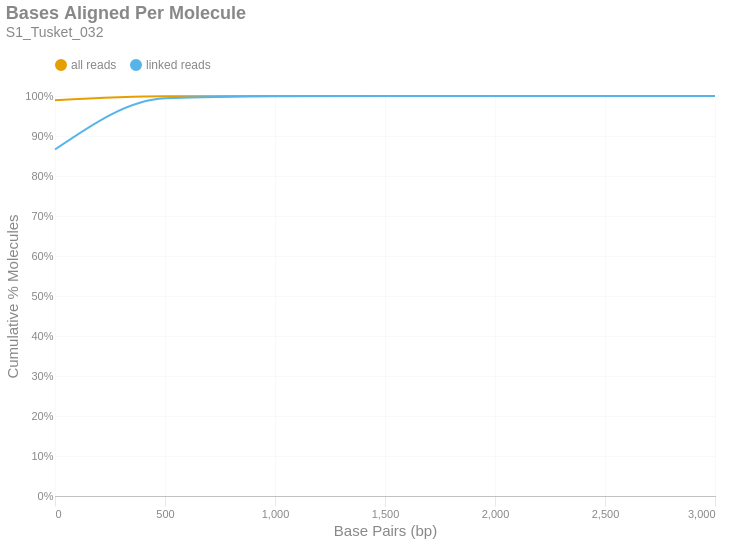

Notebook code for this chart:
### Markdown cell above
### Bases Aligned Per Molecule
This is a cumulative frequency distribution showing the number of base pairs aligned per unique molecule. These data are shown in 500 bp bins. There are two distributions: one with `all reads` (yellow) and another with only `linked reads` (blue). The percent of molecules in the `linked reads` distribution is relative to the total number of linked molecules.

### Code cell
if SKIPLR:
    print_html(f"Skipped")
else:
    binned_df = consolidated_hist(valids['aligned_bp'], mask, 500, True)
    with SafeRender(binned_df):
        (
            density_plot(binned_df, 'Bases Aligned Per Molecule', samplename, 'basesper')
            .encode(
                x=alt.X('bin:Q', title="Base Pairs (bp)").axis(tickMinStep=500).scale(padding=0),
                y=alt.Y('value:Q', title='Cumulative % Molecules')
                    .axis(format='%')
                    .scale(domain = [0,1])
                    .stack(False),
                color=alt.Color("key:N").scale(domain = ["all reads", "linked reads"]),
                tooltip = [
                    alt.Tooltip("key:N", title = "Data Type"),
                    alt.Tooltip("range_label:N", title="Bases Aligned Per Molecule"),
                    alt.Tooltip("value:Q", format = ".2%", title="% Molecules (Cum.)")
                ]
            )
        ).display()

### Figure 1 — Vega-Lite specification as saved in the notebook (floating-point values rounded to 4 significant figures)
{"width": "container", "height": 400, "config": {"title": {"anchor": "start", "dy": -15, "fontSize": 18, "color": "#888888", "subtitleColor": "#888888", "subtitleFontSize": 14}, "arc": {"fill": "#0072B2"}, "axis": {"domainColor": "#888888", "domainWidth": 0.5, "gridWidth": 0.2, "grid": false, "titleFontWeight": 400, "titleFontSize": 15, "labelFontSize": 11, "labelColor": "#888888", "tickColor": "#888888", "tickWidth": 0.2, "titleColor": "#888888"}, "axisBand": {"grid": false}, "axisX": {"grid": true, "tickSize": 10, "domainCap": "round"}, "axisY": {"domain": false, "grid": true, "tickSize": 0, "domainCap": "round"}, "background": "transparent", "header": {"labelFontSize": 15, "labelColor": "#888888", "titleFontSize": 15, "titleFontWeight": 600, "titleColor": "#888888"}, "legend": {"labelFont": "sans-serif", "labelFontSize": 12, "labelColor": "#888888", "symbolSize": 100, "symbolType": "circle", "titleFontSize": 12, "titlePadding": 10, "titleColor": "#888888", "title": null, "orient": "top"}, "range": {"category": ["#E69F00", "#56B4E9", "#009E73", "#F0E442", "#0072B2", "#D55E00", "#CC79A7", "#000000"], "diverging": ["#cfe8f3", "#a2d4ec", "#73bfe2", "#46abdb", "#1696d2", "#12719e"]}, "area": {"fill": "#0072B2", "fillOpacity": 0.7, "line": true, "strokeOpacity": 0.7}, "line": {"color": "#0072B2", "stroke": "#0072B2", "strokeWidth": 2}, "trail": {"color": "#0072B2", "stroke": "#0072B2", "strokeWidth": 0, "size": 1}, "point": {"filled": true, "fillOpacity": 1.0, "size": 95}, "text": {"color": "#888888", "fontSize": 11, "align": "right", "fontWeight": 400, "size": 11}, "bar": {"fill": "#0072B2", "stroke": null}, "view": {"stroke": null, "continuousWidth": 660, "continuousHeight": 400}}, "data": {"name": "data-c1b8575a5137e8eed1afc86419653c74"}, "mark": {"type": "line", "interpolate": "monotone", "point": {"opacity": 0, "size": 275}}, "encoding": {"color": {"field": "key", "scale": {"domain": ["all reads", "linked reads"]}, "type": "nominal"}, "tooltip": [{"field": "key", "title": "Data Type", "type": "nominal"}, {"field": "range_label", "title": "Bases Aligned Per Molecule", "type": "nominal"}, {"field": "value", "format": ".2%", "title": "% Molecules (Cum.)", "type": "quantitative"}], "x": {"axis": {"tickMinStep": 500}, "field": "bin", "scale": {"padding": 0}, "title": "Base Pairs (bp)", "type": "quantitative"}, "y": {"axis": {"format": "%"}, "field": "value", "scale": {"domain": [0, 1]}, "stack": false, "title": "Cumulative % Molecules", "type": "quantitative"}}, "params": [{"name": "param_c36ac31b6afebe62", "select": {"type": "point", "fields": ["key"]}, "bind": "legend"}], "title": {"text": "Bases Aligned Per Molecule", "subtitle": "S1_Tusket_032"}, "transform": [{"fold": ["all reads (cumsum)", "linked reads (cumsum)"]}, {"calculate": "replace(datum.key, ' (cumsum)', '')", "as": "key"}, {"filter": {"param": "param_c36ac31b6afebe62"}}], "usermeta": {"embedOptions": {"downloadFileName": "S1_Tusket_032.basesper"}}, "$schema": "https://vega.github.io/schema/vega-lite/v6.1.0.json", "datasets": {"data-c1b8575a5137e8eed1afc86419653c74": [{"bin": "0.0", "interval": "0.0-500.0", "all reads": 0.9896, "linked reads": 0.8661, "all reads (cumsum)": 0.9896, "linked reads (cumsum)": 0.8661, "range_label": "0-499"}, {"bin": "500.0", "interval": "500.0-1000.0", "all reads": 0.009985, "linked reads": 0.1281, "all reads (cumsum)": 0.9996, "linked reads (cumsum)": 0.9942, "range_label": "500-999"}, {"bin": "1000.0", "interval": "1000.0-1500.0", "all reads": 0.0004057, "linked reads": 0.005293, "all reads (cumsum)": 1.0, "linked reads (cumsum)": 0.9995, "range_label": "1000-1499"}, {"bin": "1500.0", "interval": "1500.0-2000.0", "all reads": 3.512e-05, "linked reads": 0.0004678, "all reads (cumsum)": 1.0, "linked reads (cumsum)": 0.9999, "range_label": "1500-1999"}, {"bin": "2000.0", "interval": "2000.0-2500.0", "all reads": 2.941e-06, "linked reads": 3.918e-05, "all reads (cumsum)": 1.0, "linked reads (cumsum)": 1.0, "range_label": "2000-2499"}, {"bin": "2500.0", "interval": "2500.0-3000.0", "all reads": 6.92e-07, "linked reads": 9.218e-06, "all reads (cumsum)": 1.0, "linked reads (cumsum)": 1.0, "range_label": "2500-2999"}, {"bin": "3000.0", "interval": "3000.0-3500.0", "all reads": 1.73e-07, "linked reads": 2.304e-06, "all reads (cumsum)": 1.0, "linked reads (cumsum)": 1.0, "range_label": "3000-3499"}]}}
